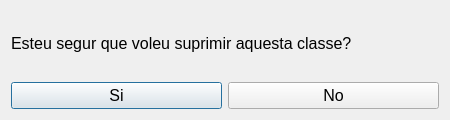
<?xml version="1.0" encoding="UTF-8"?>
<ui version="4.0">
 <class>Dialog</class>
 <widget class="QDialog" name="Dialog">
  <property name="geometry">
   <rect>
    <x>0</x>
    <y>0</y>
    <width>450</width>
    <height>120</height>
   </rect>
  </property>
  <property name="minimumSize">
   <size>
    <width>450</width>
    <height>120</height>
   </size>
  </property>
  <property name="maximumSize">
   <size>
    <width>450</width>
    <height>120</height>
   </size>
  </property>
  <property name="windowTitle">
   <string>Dialog</string>
  </property>
  <layout class="QGridLayout" name="gridLayout_2">
   <item row="0" column="0">
    <layout class="QGridLayout" name="gridLayout">
     <item row="1" column="0">
      <widget class="QPushButton" name="okButton">
       <property name="font">
        <font>
         <pointsize>12</pointsize>
        </font>
       </property>
       <property name="text">
        <string>Si</string>
       </property>
      </widget>
     </item>
     <item row="1" column="1">
      <widget class="QPushButton" name="noButton">
       <property name="font">
        <font>
         <pointsize>12</pointsize>
        </font>
       </property>
       <property name="text">
        <string>No</string>
       </property>
      </widget>
     </item>
     <item row="0" column="0" colspan="2">
      <widget class="QLabel" name="introLabel">
       <property name="font">
        <font>
         <pointsize>12</pointsize>
        </font>
       </property>
       <property name="text">
        <string>Esteu segur que voleu suprimir aquesta classe?</string>
       </property>
      </widget>
     </item>
    </layout>
   </item>
  </layout>
 </widget>
 <resources/>
 <connections/>
</ui>
